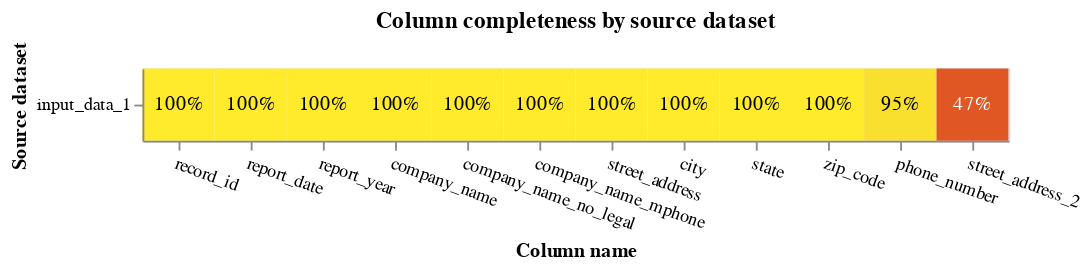

Here is the notebook cell this chart was saved with:
### Code cell
completeness_chart(sec_match_df, db_api=db_api)

### Figure 1 — Vega-Lite specification as saved in the notebook (floating-point values rounded to 4 significant figures)
{"config": {"view": {"continuousWidth": 400, "continuousHeight": 300}}, "layer": [{"mark": "rect", "encoding": {"color": {"field": "completeness", "legend": null, "scale": {"scheme": "darkred", "zero": true}, "type": "quantitative"}, "tooltip": [{"field": "source_dataset", "title": "Source dataset", "type": "nominal"}, {"field": "total_rows_inc_nulls", "format": ",", "title": "# of records", "type": "quantitative"}, {"field": "column_name", "title": "Column name", "type": "nominal"}, {"field": "total_null_rows", "format": ",", "title": "# of nulls", "type": "quantitative"}, {"field": "completeness", "format": ".1%", "type": "quantitative"}], "x": {"axis": {"labelAngle": 20}, "field": "column_name", "sort": {"field": "mean_comp", "order": "descending"}, "title": "Column name", "type": "nominal"}, "y": {"field": "source_dataset", "title": "Source dataset", "type": "nominal"}}, "title": "Column completeness by source dataset", "transform": [{"joinaggregate": [{"op": "mean", "field": "completeness", "as": "mean_comp"}], "groupby": ["column_name"]}]}, {"mark": {"type": "text"}, "encoding": {"color": {"condition": {"test": "datum['completeness'] < 0.5", "value": "white"}, "value": "black"}, "text": {"field": "completeness", "format": ".0%", "type": "quantitative"}, "x": {"axis": {"labelAngle": 0}, "field": "column_name", "sort": {"field": "mean_comp", "order": "descending"}, "type": "nominal"}, "y": {"field": "source_dataset", "type": "nominal"}}, "transform": [{"joinaggregate": [{"op": "mean", "field": "completeness", "as": "mean_comp"}], "groupby": ["column_name"]}]}], "data": {"name": "data-54c987419c436520c4be38df6c3144f0"}, "height": {"step": 40}, "width": {"step": 40}, "$schema": "https://vega.github.io/schema/vega-lite/v5.9.3.json", "datasets": {"data-54c987419c436520c4be38df6c3144f0": [{"source_dataset": "input_data_1", "column_name": "record_id", "total_null_rows": 0, "total_rows_inc_nulls": 61026, "completeness": 1.0}, {"source_dataset": "input_data_1", "column_name": "report_date", "total_null_rows": 0, "total_rows_inc_nulls": 61026, "completeness": 1.0}, {"source_dataset": "input_data_1", "column_name": "report_year", "total_null_rows": 0, "total_rows_inc_nulls": 61026, "completeness": 1.0}, {"source_dataset": "input_data_1", "column_name": "company_name", "total_null_rows": 0, "total_rows_inc_nulls": 61026, "completeness": 1.0}, {"source_dataset": "input_data_1", "column_name": "company_name_no_legal", "total_null_rows": 0, "total_rows_inc_nulls": 61026, "completeness": 1.0}, {"source_dataset": "input_data_1", "column_name": "company_name_mphone", "total_null_rows": 0, "total_rows_inc_nulls": 61026, "completeness": 1.0}, {"source_dataset": "input_data_1", "column_name": "street_address", "total_null_rows": 0, "total_rows_inc_nulls": 61026, "completeness": 1.0}, {"source_dataset": "input_data_1", "column_name": "street_address_2", "total_null_rows": 32198, "total_rows_inc_nulls": 61026, "completeness": 0.4724}, {"source_dataset": "input_data_1", "column_name": "city", "total_null_rows": 14, "total_rows_inc_nulls": 61026, "completeness": 0.9998}, {"source_dataset": "input_data_1", "column_name": "state", "total_null_rows": 38, "total_rows_inc_nulls": 61026, "completeness": 0.9994}, {"source_dataset": "input_data_1", "column_name": "zip_code", "total_null_rows": 168, "total_rows_inc_nulls": 61026, "completeness": 0.9972}, {"source_dataset": "input_data_1", "column_name": "phone_number", "total_null_rows": 2821, "total_rows_inc_nulls": 61026, "completeness": 0.9538}]}}
